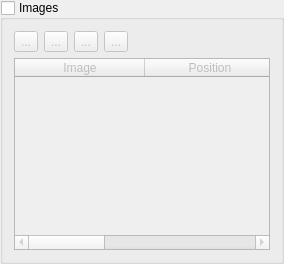
            <widget class="QgsCollapsibleGroupBox" name="groupImages">
             <property name="title">
              <string>Images</string>
             </property>
             <property name="checkable">
              <bool>true</bool>
             </property>
             <property name="checked">
              <bool>false</bool>
             </property>
             <property name="collapsed">
              <bool>false</bool>
             </property>
             <layout class="QVBoxLayout" name="verticalLayout_8">
              <item>
               <layout class="QGridLayout" name="gridLayout_6">
                <item row="0" column="2">
                 <widget class="QToolButton" name="btnImageUp">
                  <property name="text">
                   <string>...</string>
                  </property>
                 </widget>
                </item>
                <item row="0" column="1">
                 <widget class="QToolButton" name="btnRemoveImage">
                  <property name="text">
                   <string>...</string>
                  </property>
                 </widget>
                </item>
                <item row="0" column="0">
                 <widget class="QToolButton" name="btnAddImage">
                  <property name="text">
                   <string>...</string>
                  </property>
                 </widget>
                </item>
                <item row="0" column="3">
                 <widget class="QToolButton" name="btnImageDown">
                  <property name="text">
                   <string>...</string>
                  </property>
                 </widget>
                </item>
                <item row="0" column="4">
                 <spacer name="horizontalSpacer_4">
                  <property name="orientation">
                   <enum>Qt::Horizontal</enum>
                  </property>
                  <property name="sizeHint" stdset="0">
                   <size>
                    <width>40</width>
                    <height>20</height>
                   </size>
                  </property>
                 </spacer>
                </item>
                <item row="1" column="0" colspan="5">
                 <widget class="QTableWidget" name="tableImages">
                  <property name="minimumSize">
                   <size>
                    <width>0</width>
                    <height>150</height>
                   </size>
                  </property>
                  <attribute name="horizontalHeaderDefaultSectionSize">
                   <number>130</number>
                  </attribute>
                  <attribute name="horizontalHeaderMinimumSectionSize">
                   <number>39</number>
                  </attribute>
                  <attribute name="verticalHeaderDefaultSectionSize">
                   <number>20</number>
                  </attribute>
                  <column>
                   <property name="text">
                    <string>Image</string>
                   </property>
                  </column>
                  <column>
                   <property name="text">
                    <string>Position</string>
                   </property>
                  </column>
                  <column>
                   <property name="text">
                    <string>Properties</string>
                   </property>
                  </column>
                 </widget>
                </item>
               </layout>
              </item>
             </layout>
            </widget>
